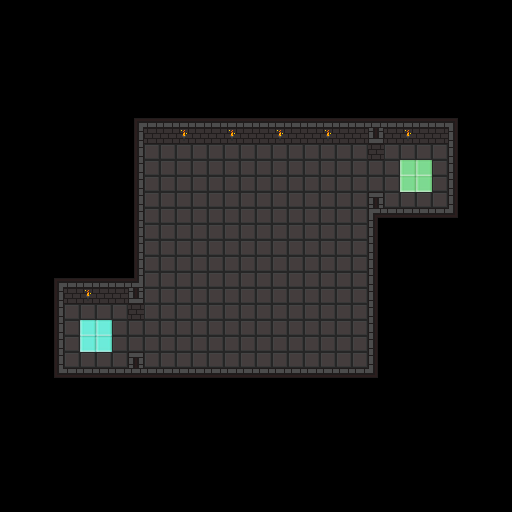

A 2D game scene composited from a Tiled map and its tileset images. What follows is a short description and the map's XML, with each tile layer's data collapsed to a summary:
An orthogonal 32x32 tile map with 16x16 px tiles, 1 tile layer (Tile Layer 1), 4 tilesets and 31 objects.

<map version="1.4" tiledversion="1.4.3" orientation="orthogonal" renderorder="right-down" width="32" height="32" tilewidth="16" tileheight="16" infinite="0" nextlayerid="4" nextobjectid="38">
 <properties>
  <property name="description" value="Risky rotation" />
  <property name="name" value="Level 2" />
 </properties>
 <tileset firstgid="1" source="../tileset_dungeon.tsx" />
 <tileset firstgid="65" source="../tileset_floaty.tsx" />
 <tileset firstgid="72" source="../tileset_common.tsx" />
 <tileset firstgid="103" source="../tileset_talisman.tsx" />
 <layer id="1" name="Tile Layer 1" width="32" height="32">
  <data>[1024 cells, 342 non-empty, 17 distinct tile ids]</data>
 </layer>
 <objectgroup id="2" name="Object Layer 1">
  <object id="27" template="../templates/coin.tx" x="272" y="288" />
  <object id="28" template="../templates/coin.tx" x="336" y="352" />
  <object id="29" template="../templates/coin.tx" x="224" y="240" />
  <object id="30" template="../templates/coin.tx" x="160" y="176" />
  <object id="32" template="../templates/goal.tx" x="400" y="160" width="32" height="32" />
  <object id="33" template="../templates/spawn.tx" x="96" y="336" />
 </objectgroup>
 <objectgroup id="3" name="Object Layer 2">
  <object id="2" template="../templates/ball.tx" x="272" y="264">
   <properties>
    <property name="center" type="object" value="1" />
    <property name="speed" type="float" value="90" />
   </properties>
  </object>
  <object id="3" template="../templates/ball.tx" x="296" y="264">
   <properties>
    <property name="center" type="object" value="1" />
    <property name="speed" type="float" value="90" />
   </properties>
  </object>
  <object id="4" template="../templates/ball.tx" x="320" y="264">
   <properties>
    <property name="center" type="object" value="1" />
    <property name="speed" type="float" value="90" />
   </properties>
  </object>
  <object id="5" template="../templates/ball.tx" x="344" y="264">
   <properties>
    <property name="center" type="object" value="1" />
    <property name="speed" type="float" value="90" />
   </properties>
  </object>
  <object id="6" template="../templates/ball.tx" x="152" y="264">
   <properties>
    <property name="center" type="object" value="1" />
    <property name="speed" type="float" value="90" />
   </properties>
  </object>
  <object id="7" template="../templates/ball.tx" x="176" y="264">
   <properties>
    <property name="center" type="object" value="1" />
    <property name="speed" type="float" value="90" />
   </properties>
  </object>
  <object id="8" template="../templates/ball.tx" x="200" y="264">
   <properties>
    <property name="center" type="object" value="1" />
    <property name="speed" type="float" value="90" />
   </properties>
  </object>
  <object id="9" template="../templates/ball.tx" x="224" y="264">
   <properties>
    <property name="center" type="object" value="1" />
    <property name="speed" type="float" value="90" />
   </properties>
  </object>
  <object id="14" template="../templates/ball.tx" x="248" y="240">
   <properties>
    <property name="center" type="object" value="1" />
    <property name="speed" type="float" value="90" />
   </properties>
  </object>
  <object id="15" template="../templates/ball.tx" x="248" y="216">
   <properties>
    <property name="center" type="object" value="1" />
    <property name="speed" type="float" value="90" />
   </properties>
  </object>
  <object id="16" template="../templates/ball.tx" x="248" y="192">
   <properties>
    <property name="center" type="object" value="1" />
    <property name="speed" type="float" value="90" />
   </properties>
  </object>
  <object id="17" template="../templates/ball.tx" x="248" y="168">
   <properties>
    <property name="center" type="object" value="1" />
    <property name="speed" type="float" value="90" />
   </properties>
  </object>
  <object id="18" template="../templates/ball.tx" x="248" y="360">
   <properties>
    <property name="center" type="object" value="1" />
    <property name="speed" type="float" value="90" />
   </properties>
  </object>
  <object id="19" template="../templates/ball.tx" x="248" y="336">
   <properties>
    <property name="center" type="object" value="1" />
    <property name="speed" type="float" value="90" />
   </properties>
  </object>
  <object id="20" template="../templates/ball.tx" x="248" y="312">
   <properties>
    <property name="center" type="object" value="1" />
    <property name="speed" type="float" value="90" />
   </properties>
  </object>
  <object id="21" template="../templates/ball.tx" x="248" y="288">
   <properties>
    <property name="center" type="object" value="1" />
    <property name="speed" type="float" value="90" />
   </properties>
  </object>
  <object id="22" template="../templates/ball.tx" x="368" y="264">
   <properties>
    <property name="center" type="object" value="1" />
    <property name="speed" type="float" value="90" />
   </properties>
  </object>
  <object id="23" template="../templates/ball.tx" x="128" y="264">
   <properties>
    <property name="center" type="object" value="1" />
    <property name="speed" type="float" value="90" />
   </properties>
  </object>
  <object id="24" template="../templates/ball.tx" x="248" y="144">
   <properties>
    <property name="center" type="object" value="1" />
    <property name="speed" type="float" value="90" />
   </properties>
  </object>
  <object id="25" template="../templates/ball.tx" x="248" y="384">
   <properties>
    <property name="center" type="object" value="1" />
    <property name="speed" type="float" value="90" />
   </properties>
  </object>
  <object id="34" template="../templates/ball.tx" x="248" y="120">
   <properties>
    <property name="center" type="object" value="1" />
    <property name="speed" type="float" value="90" />
   </properties>
  </object>
  <object id="35" template="../templates/ball.tx" x="248" y="408">
   <properties>
    <property name="center" type="object" value="1" />
    <property name="speed" type="float" value="90" />
   </properties>
  </object>
  <object id="36" template="../templates/ball.tx" x="392" y="264">
   <properties>
    <property name="center" type="object" value="1" />
    <property name="speed" type="float" value="90" />
   </properties>
  </object>
  <object id="37" template="../templates/ball.tx" x="104" y="264">
   <properties>
    <property name="center" type="object" value="1" />
    <property name="speed" type="float" value="90" />
   </properties>
  </object>
  <object id="1" template="../templates/position.tx" x="256" y="256" />
 </objectgroup>
</map>
